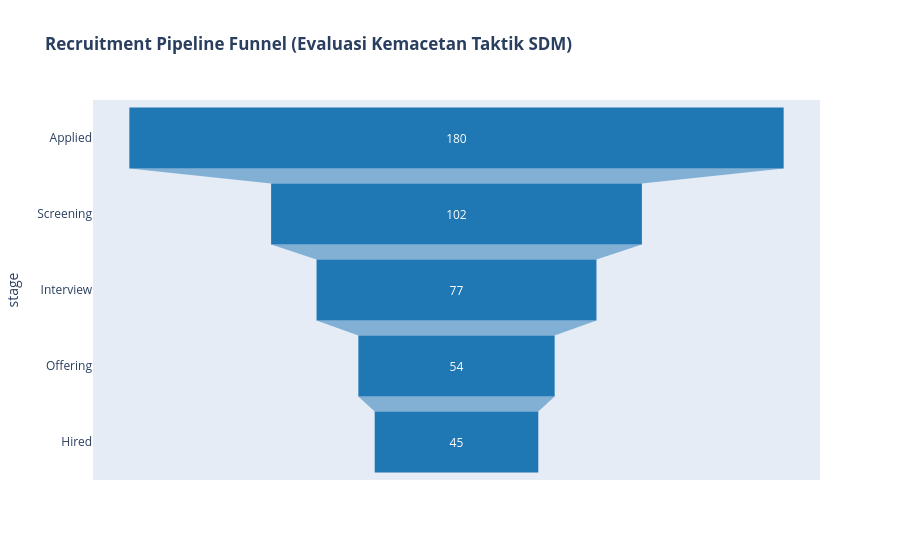

Notebook code for this chart:
### Markdown cell above
<div style="background-color: #f8f9fa; padding: 15px; border-left: 6px solid #dc3545; border-radius: 4px;">
<b>🚨 Alert Insight (Hotspot Kenakalan Presensi):</b><br>
Data simulasi memberitahu *Dept Sales* dan *Tech* adalah pemuncak klasemen keterlambatan paling bandel. Mengingat anak divisi Sales memiliki fleksibilitas tatap-muka *(Client Pitch)* maka pola ini wajar. Namun, dominasi Telat dari dev Tech mengindikasikan bahwa para insinyur IT kurang tertib di pagi hari (Sesuai stereotip insinyur *backend* malam/lembur). Ini membuka jalan untuk modifikasi fleksibilitas aturan (*Grace policy adjustment*) khusus divisi IT.
</div>

### Code cell
# C. RECRUITMENT FUNNEL (CORONG BOTTLENECK PELAMAR)
stage_counts = recruitment.groupby('stage')['candidate_id'].nunique().reindex(
    ['Applied', 'Screening', 'Interview', 'Offering', 'Hired']
).reset_index(name='candidates')

fig3 = px.funnel(stage_counts, x='candidates', y='stage', title='<b>Recruitment Pipeline Funnel (Evaluasi Kemacetan Taktik SDM)</b>',
                 color_discrete_sequence=['#1f77b4'])
fig3.show()

# --- AUTOMASI INVESTIGASI PELAMAR STAGNAN (> 5 Hari) ---
as_of_date = pd.to_datetime('2026-02-28') # Tenggat evaluasi dataset ini
stagnant_cases = recruitment[(recruitment['status'] == 'Active') & 
                             (~recruitment['stage'].isin(['Hired', 'Applied']))].copy()
stagnant_cases['days_idle'] = (as_of_date - stagnant_cases['stage_timestamp']).dt.days
stagnant_alert = stagnant_cases[stagnant_cases['days_idle'] >= 5]

print("⚠️ Trigger Email Otomatis: Ditemukan Kumpulan Kandidat Stagnan Penuh Tenggat:")
display(stagnant_alert[['candidate_id', 'department', 'stage', 'days_idle']].head())

### Figure 1 — Plotly figure (JSON) as saved in the notebook; plotly's stock layout.template omitted (floating-point values rounded to 4 significant figures)
{"data": [{"hovertemplate": "candidates=%{x}<br>stage=%{y}<extra></extra>", "legendgroup": "", "marker": {"color": "#1f77b4"}, "name": "", "orientation": "h", "showlegend": false, "type": "funnel", "x": [180, 102, 77, 54, 45], "xaxis": "x", "y": ["Applied", "Screening", "Interview", "Offering", "Hired"], "yaxis": "y"}], "layout": {"legend": {"tracegroupgap": 0}, "title": {"text": "<b>Recruitment Pipeline Funnel (Evaluasi Kemacetan Taktik SDM)</b>"}, "xaxis": {"anchor": "y", "domain": [0, 1], "title": {"text": "candidates"}}, "yaxis": {"anchor": "x", "domain": [0, 1], "title": {"text": "stage"}}}}
